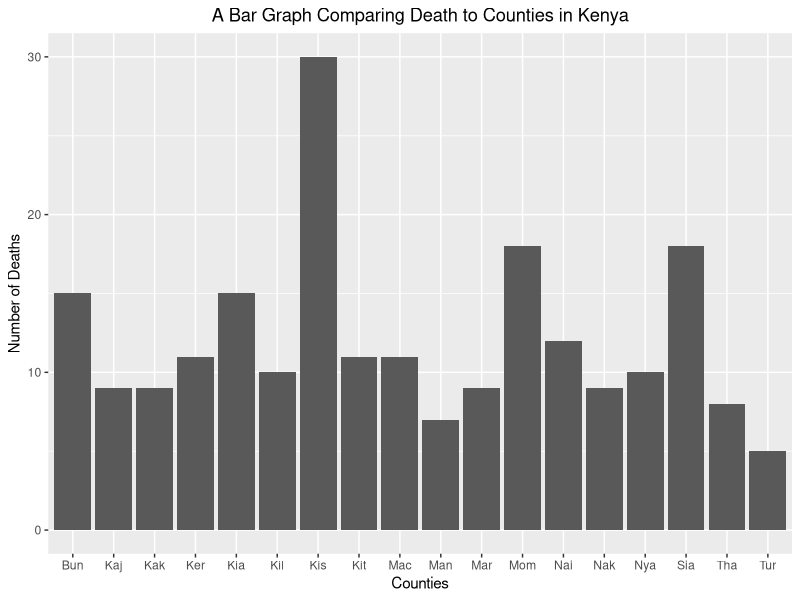

Generate this figure with R:
# Importing packages
library("ggplot2")
library("raster")
library("sp")
library("broom")
library("dplyr")
library("forecast")
library("tseries")
library("reshape2")
library("zoo")
library("tidyr")

# Read Data
BarDeathsDf = read.csv(file = "KHIS TB 2021.csv",
                    header = TRUE)
BarDeathsDf2 = BarDeathsDf[BarDeathsDf$Data == "TB deaths", c(3, 21)]

# Rename column name
names(BarDeathsDf2)[names(BarDeathsDf2)=="Orgunit.name"] <- "County" 
names(BarDeathsDf2)[names(BarDeathsDf2)=="Total.weight"] <- "Deaths" 
# Removes the word County from the county names
for (i in 1:nrow(BarDeathsDf2)) {
  county = strsplit(BarDeathsDf2$County[i], " ")[[1]][1];
  BarDeathsDf2$County[i] = county;
}
BarDeathsDf2$County[17] = "Tharaka Nithi"

#Shortens County Names
for (j in 1:nrow(BarDeathsDf2)) {
  county = substr(BarDeathsDf2$County[j], 1, 3)
  BarDeathsDf2$County[j] = county;
}
# Plot
ggplot(data = BarDeathsDf2,
       aes(x = County, y = Deaths)) +
  geom_bar(stat = "identity") + 
  theme(plot.title = element_text(hjust = 0.5)) + 
  labs(title = "A Bar Graph Comparing Death to Counties in Kenya",
       x = "Counties",
       y = "Number of Deaths")
